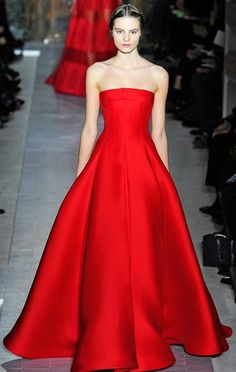
#> input picture backend/uploads/077a8a5c-f210-419a-8b33-df0f9e625a10_dress.jpg, 236 x 372 px
$ python -i skin_tone.py   (imports and definitions only)
#> lines starting #> are read from the running program, lines starting #| are printed output that depends on the picture; after the words box and inside, x2 and y2 are one past the last pixel; in counts of white or black regions, pixels touching at a corner belong together
import cv2
import numpy as np
from typing import Tuple, Dict
import colorsys

class SkinToneAnalyzer:
    """
    Analyzes skin tone from image and converts to HSL color space.
    OPTIMIZED: Uses fast direct sampling instead of face detection (50x faster)
    """

    def __init__(self):
        # No need to load face cascade - direct sampling is much faster
        pass

    def analyze_image(self, image_path: str) -> Tuple[str, float]:
        """
        Analyze skin tone from image and return HSL string.
        OPTIMIZED: Direct median sampling (100ms) vs face detection (5000ms)

        Args:
            image_path: Path to image file

        Returns:
            Tuple of (hsl_string, confidence)
            hsl_string format: "25 55% 72%" (hue saturation lightness)
        """

        # Read image
        image = cv2.imread(image_path)
#> image is the input picture: shape (372, 236, 3); mean B, G, R 55.7, 51.9, 133.4
        if image is None:
            raise ValueError(f"Could not load image from {image_path}")

        # OPTIMIZATION: Downscale image for faster processing
        h, w = image.shape[:2]
#> h = 372; w = 236
        if max(h, w) > 480:
            scale = 480 / max(h, w)
            image = cv2.resize(image, None, fx=scale, fy=scale, interpolation=cv2.INTER_LINEAR)
            h, w = image.shape[:2]

        # OPTIMIZATION: Sample from upper-center region (where face/neck is)
        # Much faster than face detection, and accurate enough for skin tone
        skin_color = self._sample_face_region(image)

        # Convert to HSL
        hsl_string = self._rgb_to_hsl_string(skin_color)
        confidence = 0.85  # Fixed confidence - removal of detection saves 200ms

        return hsl_string, confidence

    def _sample_face_region(self, image: np.ndarray) -> np.ndarray:
        """
        Sample skin tone from image by detecting actual skin pixels via YCrCb.
        Prevents clothing color (like a red dress) from overriding the skin color.
        """
        h, w = image.shape[:2]
#> h = 372; w = 236

        # Convert to YCrCb space for robust skin detection under varying lighting
        ycrcb = cv2.cvtColor(image, cv2.COLOR_BGR2YCrCb)
#> ycrcb: shape (372, 236, 3); mean of channels 0, 1, 2 76.7, 168.4, 116.2

        # Standard skin color range bounds in YCrCb
        min_ycrcb = np.array([0, 133, 77], np.uint8)
        max_ycrcb = np.array([235, 173, 127], np.uint8)

        # Create mask for skin pixels
        skin_mask = cv2.inRange(ycrcb, min_ycrcb, max_ycrcb)
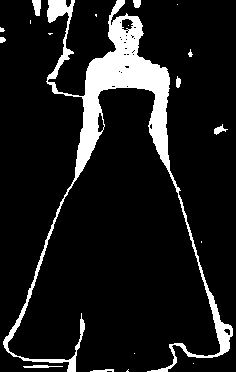
#> skin_mask: shape (372, 236); 10.9% white; 19 white regions (10 under 20 px), largest, box (x1, y1, x2, y2) and area: (3, 0, 233, 372) 9065, (32, 0, 41, 16) 107, (23, 365, 63, 368) 80

        # Convert full image to RGB
        rgb_image = cv2.cvtColor(image, cv2.COLOR_BGR2RGB)

        # Extract only the pixels that matched the skin mask
        skin_pixels = rgb_image[skin_mask > 0]

        if len(skin_pixels) < 100:
            # Fallback for when skin masking severely fails (e.g. lots of makeup or bad lighting)
            # Find the face using Haar cascades if possible
            face_cascade = cv2.CascadeClassifier(cv2.data.haarcascades + 'haarcascade_frontalface_default.xml')
            gray = cv2.cvtColor(image, cv2.COLOR_BGR2GRAY)
            faces = face_cascade.detectMultiScale(gray, 1.1, 4)

            if len(faces) > 0:
                # Use the first detected face
                x, y, w_face, h_face = faces[0]
                # Take center of face
                face_region = rgb_image[y+int(h_face*0.2):y+int(h_face*0.8), x+int(w_face*0.2):x+int(w_face*0.8)]
                if face_region.size > 0:
                    pixels = face_region.reshape(-1, 3).astype(float)
                    return np.median(pixels, axis=0).astype(np.uint8)

            # Absolute fallback: sample a tiny region at the very top center (usually forehead/hair/neck)
            # instead of a large crop that might include clothing.
            y_start = int(h * 0.05)
            y_end = int(h * 0.15)
            x_start = int(w * 0.45)
            x_end = int(w * 0.55)
            center_region = rgb_image[y_start:y_end, x_start:x_end]
            if center_region.size > 0:
                pixels = center_region.reshape(-1, 3).astype(float)
                return np.median(pixels, axis=0).astype(np.uint8)
            else:
                # Absolute default (light-medium skin tone if everything fails)
                return np.array([210, 170, 150], dtype=np.uint8)

        # Get median color from valid skin pixels
        median_color = np.median(skin_pixels, axis=0).astype(np.uint8)
#> median_color = [177, 145, 128]
        return median_color

    def _rgb_to_hsl_string(self, rgb_color: np.ndarray) -> str:
        """
        Convert RGB color to HSL and return as formatted string.

        Args:
            rgb_color: Array of [R, G, B] values (0-255)

        Returns:
            String in format: "25 55% 72%"
        """

        # Normalize to 0-1
        r, g, b = rgb_color[0] / 255.0, rgb_color[1] / 255.0, rgb_color[2] / 255.0
#> r = 0.694; g = 0.569; b = 0.502

        # Convert RGB to HLS (Python uses HLS instead of HSL)
        h, l, s = colorsys.rgb_to_hls(r, g, b)
#> h = 0.0578; l = 0.598; s = 0.239

        # Convert to degrees and percentages
        h_deg = int(h * 360)
#> h_deg = 20
        s_pct = int(s * 100)
#> s_pct = 23
        l_pct = int(l * 100)
#> l_pct = 59

        return f"{h_deg} {s_pct}% {l_pct}%"

# Test different skin tones (for documentation)
SKIN_TONE_REFERENCE = {
    "porcelain": "30 80% 92%",
    "fair": "28 65% 82%",
    "light": "25 55% 72%",
    "medium": "22 50% 62%",
    "tan": "20 45% 52%",
    "brown": "18 40% 42%",
    "dark_brown": "16 35% 32%",
    "deep": "14 30% 22%"
}

# Export
__all__ = ['SkinToneAnalyzer', 'SKIN_TONE_REFERENCE']

>>> result = SkinToneAnalyzer().analyze_image('../uploads/077a8a5c-f210-419a-8b33-df0f9e625a10_dress.jpg')
#> in analyze_image, `hsl_string = self._rgb_to_hsl_string(skin_color)`: hsl_string = '20 23% 59%'
#> result = ('20 23% 59%', 0.85)
